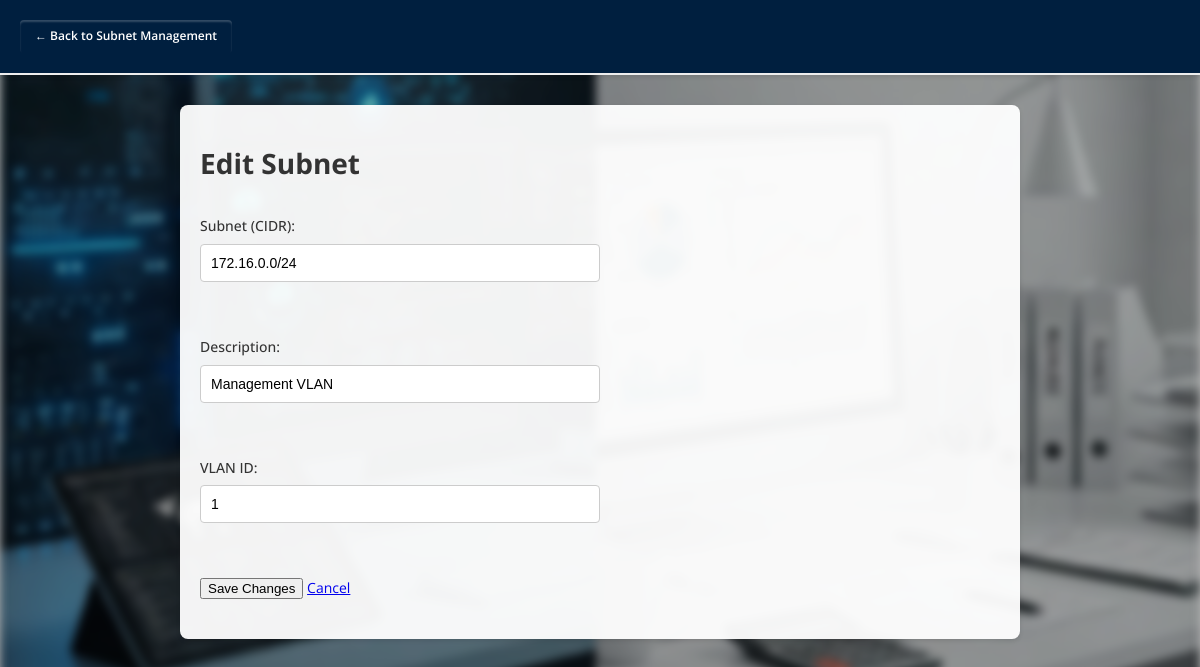
Screenshot of /edit_subnet.php?id=3 (signed in) with the database file from the repository.
### tables this page shows
CREATE TABLE `subnets` (
  `id` int(11) NOT NULL AUTO_INCREMENT,
  `subnet` varchar(50) NOT NULL,
  `description` text DEFAULT NULL,
  `vlan_id` varchar(20) DEFAULT NULL,
  `created_by` int(11) DEFAULT NULL,
  `company_id` int(11) NOT NULL DEFAULT 1,
  PRIMARY KEY (`id`),
  KEY `created_by` (`created_by`),
  KEY `fk_subnets_company` (`company_id`),
  CONSTRAINT `fk_subnets_company` FOREIGN KEY (`company_id`) REFERENCES `companies` (`company_id`) ON DELETE CASCADE,
  CONSTRAINT `subnets_ibfk_1` FOREIGN KEY (`created_by`) REFERENCES `users` (`id`)
);

### edit_subnet.php (the view, shortened to what this page needs)
<?php
include 'config.php';
$id = $_GET['id'];
$stmt = $pdo->prepare("SELECT * FROM subnets WHERE id = ?");
$stmt->execute([$id]);
$subnet = $stmt->fetch();
?>
<!DOCTYPE html>
<html lang="en">
<head>
    <link rel="stylesheet" href="style.css">
</head>
<body>
    <div class="nav">
        <a href="subnets.php" class="nav-btn">← Back to Subnet Management</a>
    </div>
    <div class="container">
        <h1>Edit Subnet</h1>
        <form method="POST" class="form-container">
            <div class="form-group">
                <label for="subnet">Subnet (CIDR):</label>
                <input type="text" id="subnet" name="subnet" value="<?= htmlspecialchars($subnet['subnet']) ?>" required>
            </div>
            <div class="form-group">
                <label for="description">Description:</label>
                <input type="text" id="description" name="description" value="<?= htmlspecialchars($subnet['description']) ?>">
            </div>
            <div class="form-group">
                <label for="vlan_id">VLAN ID:</label>
                <input type="text" id="vlan_id" name="vlan_id" value="<?= htmlspecialchars($subnet['vlan_id']) ?>">
            </div>
            <div class="form-group">
                <button type="submit" class="btn">Save Changes</button>
                <a href="subnets.php" class="btn">Cancel</a>
            </div>
        </form>
    </div>
</body>
</html>

### style.css (style rules this page uses)
:root { --primary-color: #007bff; --primary-dark: #0056b3; --background-color: #f5f5f5; --text-color: #333; --header-bg: #001f3f; --header-border: #eee; --card-bg: #fff; --card-shadow: rgba(0, 0, 0, 0.1); }
html, body { margin: 0; padding: 0; margin-bottom: 30px; }
body { font-family: 'Open Sans', sans-serif; font-size: 14px; line-height: 1.4; min-height: 100vh; color: var(--text-color); position: relative; overflow-x: hidden; }
body::before { content: ""; position: fixed; top: 0; left: 0; width: 100%; height: 100%; background: url('ipam.jpg') no-repeat center center fixed; background-size: cover; filter: blur(5px); z-index: -1; }
body::after { content: ""; position: fixed; top: 0; left: 0; width: 100%; height: 100%; background: rgba(0, 0, 0, 0.3); z-index: -1; }
.nav { background-color: var(--header-bg); margin-bottom: 30px; padding: 20px; border-bottom: 2px solid var(--header-border); box-shadow: 0 2px 4px var(--card-shadow); }
.nav-btn { text-decoration: none; background: #001f3f; color: #fff; padding: 8px 15px; border-radius: 5px; font-size: 12px; font-weight: 600; transition: 0.3s ease-in-out; display: inline-block; }
form div, .form-group { margin: 15px 0; font-size: 14px; }
input, select { padding: 10px; width: 100%; max-width: 400px; border: 1px solid #ccc; border-radius: 4px; box-sizing: border-box; font-size: 14px; }
.container { background-color: rgba(255, 255, 255, 0.95); padding: 20px; border-radius: 8px; box-shadow: 0 2px 4px var(--card-shadow); margin: 20px; }
.form-group label { display: block; margin-bottom: 8px; font-weight: 500; }
.nav-btn, button.nav-btn, .logout-btn, .login-button { color: #fff; padding: 8px 15px; border-radius: 4px; border: none; cursor: pointer; transition: background-color 0.2s, box-shadow 0.2s; box-shadow: inset 0 2px 2px rgba(255, 255, 255, 0.2); }

### edit_subnet.php (style rules this page uses)
.container { width: 90%; max-width: 800px; margin: 20px auto; }
.form-container { display: flex; flex-direction: column; gap: 20px; }
.form-group { margin-bottom: 20px; }

### rows the page displays
subnets: subnet "172.16.0.0/24", description "Management VLAN", vlan_id "1"
